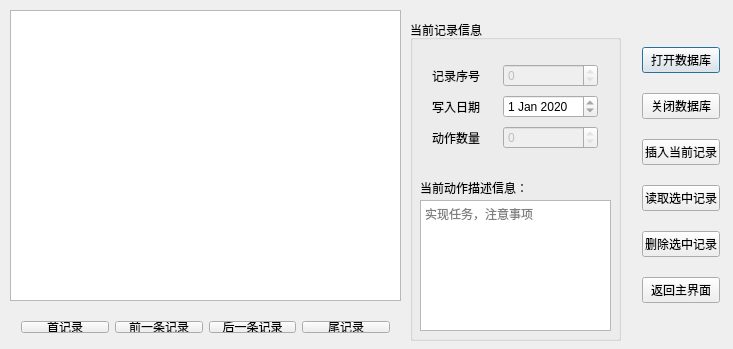
<?xml version="1.0" encoding="UTF-8"?>
<ui version="4.0">
 <class>RecrodDB</class>
 <widget class="QDialog" name="RecrodDB">
  <property name="geometry">
   <rect>
    <x>0</x>
    <y>0</y>
    <width>733</width>
    <height>349</height>
   </rect>
  </property>
  <property name="windowTitle">
   <string>RecrodDB</string>
  </property>
  <property name="styleSheet">
   <string notr="true">/*QPushButton{
background-color:rgb(88, 88, 88);
color:white;
border-style:outset;
border-width:4px;
border-radius:4px;
border-color:rgba(255,255,255,30);
font:bold 12px;
padding:6px;
}*/</string>
  </property>
  <widget class="QTableView" name="tableView">
   <property name="geometry">
    <rect>
     <x>10</x>
     <y>10</y>
     <width>391</width>
     <height>291</height>
    </rect>
   </property>
  </widget>
  <widget class="QGroupBox" name="groupBox">
   <property name="geometry">
    <rect>
     <x>410</x>
     <y>20</y>
     <width>211</width>
     <height>321</height>
    </rect>
   </property>
   <property name="styleSheet">
    <string notr="true">*{
font: 11pt &quot;3ds&quot;;
}</string>
   </property>
   <property name="title">
    <string>当前记录信息</string>
   </property>
   <widget class="QLabel" name="label_4">
    <property name="geometry">
     <rect>
      <x>10</x>
      <y>160</y>
      <width>191</width>
      <height>16</height>
     </rect>
    </property>
    <property name="text">
     <string>当前动作描述信息：</string>
    </property>
   </widget>
   <widget class="QPlainTextEdit" name="RecDiscrption">
    <property name="geometry">
     <rect>
      <x>10</x>
      <y>180</y>
      <width>191</width>
      <height>131</height>
     </rect>
    </property>
    <property name="placeholderText">
     <string>实现任务，注意事项</string>
    </property>
   </widget>
   <widget class="QWidget" name="layoutWidget">
    <property name="geometry">
     <rect>
      <x>11</x>
      <y>31</y>
      <width>188</width>
      <height>111</height>
     </rect>
    </property>
    <layout class="QGridLayout" name="gridLayout">
     <item row="0" column="0">
      <widget class="QLabel" name="label">
       <property name="text">
        <string>记录序号</string>
       </property>
      </widget>
     </item>
     <item row="0" column="1">
      <widget class="QSpinBox" name="RecNo">
       <property name="enabled">
        <bool>false</bool>
       </property>
       <property name="readOnly">
        <bool>true</bool>
       </property>
       <property name="maximum">
        <number>9999</number>
       </property>
      </widget>
     </item>
     <item row="1" column="0">
      <widget class="QLabel" name="label_2">
       <property name="text">
        <string>写入日期</string>
       </property>
      </widget>
     </item>
     <item row="1" column="1">
      <widget class="QDateEdit" name="dateEdit">
       <property name="readOnly">
        <bool>true</bool>
       </property>
       <property name="dateTime">
        <datetime>
         <hour>0</hour>
         <minute>0</minute>
         <second>0</second>
         <year>2020</year>
         <month>1</month>
         <day>1</day>
        </datetime>
       </property>
      </widget>
     </item>
     <item row="2" column="0">
      <widget class="QLabel" name="label_3">
       <property name="text">
        <string>动作数量</string>
       </property>
      </widget>
     </item>
     <item row="2" column="1">
      <widget class="QSpinBox" name="ActionCount">
       <property name="enabled">
        <bool>false</bool>
       </property>
       <property name="readOnly">
        <bool>true</bool>
       </property>
       <property name="maximum">
        <number>10000</number>
       </property>
      </widget>
     </item>
    </layout>
   </widget>
  </widget>
  <widget class="QWidget" name="layoutWidget">
   <property name="geometry">
    <rect>
     <x>631</x>
     <y>22</y>
     <width>100</width>
     <height>311</height>
    </rect>
   </property>
   <layout class="QVBoxLayout" name="verticalLayout">
    <item>
     <widget class="QPushButton" name="btnOpenDB">
      <property name="text">
       <string>打开数据库</string>
      </property>
     </widget>
    </item>
    <item>
     <widget class="QPushButton" name="btnCloseDB">
      <property name="text">
       <string>关闭数据库</string>
      </property>
     </widget>
    </item>
    <item>
     <widget class="QPushButton" name="btnInsert">
      <property name="text">
       <string>插入当前记录</string>
      </property>
     </widget>
    </item>
    <item>
     <widget class="QPushButton" name="btnRead">
      <property name="text">
       <string>读取选中记录</string>
      </property>
     </widget>
    </item>
    <item>
     <widget class="QPushButton" name="btnDelete">
      <property name="text">
       <string>删除选中记录</string>
      </property>
     </widget>
    </item>
    <item>
     <widget class="QPushButton" name="btnReturn">
      <property name="text">
       <string>返回主界面</string>
      </property>
     </widget>
    </item>
   </layout>
  </widget>
  <widget class="QWidget" name="layoutWidget">
   <property name="geometry">
    <rect>
     <x>10</x>
     <y>310</y>
     <width>391</width>
     <height>34</height>
    </rect>
   </property>
   <layout class="QHBoxLayout" name="horizontalLayout">
    <item>
     <widget class="QPushButton" name="actRecFirst">
      <property name="text">
       <string>首记录</string>
      </property>
     </widget>
    </item>
    <item>
     <widget class="QPushButton" name="actRecPrevious">
      <property name="text">
       <string>前一条记录</string>
      </property>
     </widget>
    </item>
    <item>
     <widget class="QPushButton" name="actRecNext">
      <property name="text">
       <string>后一条记录</string>
      </property>
     </widget>
    </item>
    <item>
     <widget class="QPushButton" name="actRecLast">
      <property name="text">
       <string>尾记录</string>
      </property>
     </widget>
    </item>
   </layout>
  </widget>
 </widget>
 <layoutdefault spacing="6" margin="11"/>
 <resources/>
 <connections>
  <connection>
   <sender>btnReturn</sender>
   <signal>clicked()</signal>
   <receiver>RecrodDB</receiver>
   <slot>accept()</slot>
   <hints>
    <hint type="sourcelabel">
     <x>670</x>
     <y>275</y>
    </hint>
    <hint type="destinationlabel">
     <x>378</x>
     <y>167</y>
    </hint>
   </hints>
  </connection>
 </connections>
</ui>
